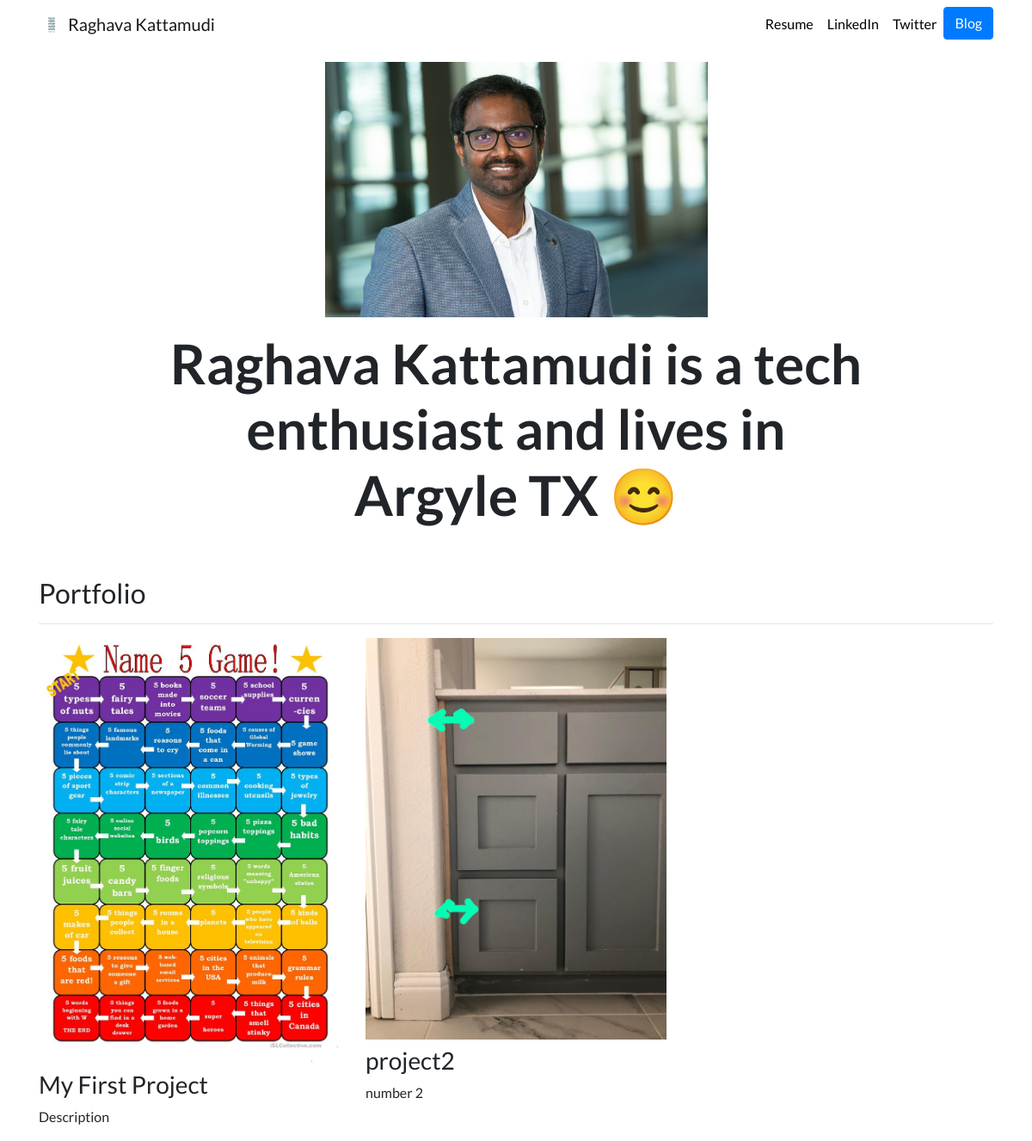
The page / on the database its author committed.
### portfolio/models.py (models this page shows, shortened)
class Project(models.Model):
    title = models.CharField(max_length=100)
    description = models.CharField(max_length=250)
    image = models.ImageField(upload_to = 'portfolio/images/')
    url = models.URLField(blank=True)

### portfolio/views.py (the view)
# urls.py: 2. Add a URL to urlpatterns:  path('', views.home, name='home')
def home(request):
    projects = Project.objects.all()
    return render(request,'portfolio/Home.html', {'projects':projects})

### portfolio/templates/portfolio/home.html
{% extends "portfolio/base.html" %}
{% load static %}
{% block content %}
<div class="row justify-content-center my-3">
  <div class="col-5">
    <img src="{% static 'portfolio/KR.jpg' %}" class="img-fluid">
  </div>
</div>
<div class="row justify-content-center mb-3">
  <div class="col-md-9 text-center">
    <h2 id="hometext" class="font-weight-bold">Raghava Kattamudi is a tech enthusiast and lives in Argyle TX 😊</h2>
  </div>
</div>
<h2 class="mt-5">Portfolio</h2>
<hr>
<div class="row">
  {% for project in projects %}
  <div class="col-lg-4 col-md-6">
    {% if project.url %}
    <a href="{{ project.url }}">
      <img src="{{ project.image.url }}" class="img-fluid mb-2">
    </a>
    {% else %}
    <img src="{{ project.image.url }}" class="img-fluid mb-2">
    {% endif %}
    <h3>{{ project.title }}</h3>
    <p>{{ project.description }}</p>
  </div>
  {% endfor %}
</div>
{% endblock %}

### portfolio/templates/portfolio/base.html (shortened to what this page needs)
{% load static %}
<!doctype html>
<html lang="en">
<head>
  <link rel="stylesheet" href="https://stackpath.bootstrapcdn.com/bootstrap/4.4.1/css/bootstrap.min.css">
  <link rel="stylesheet" href="{% static "portfolio/custom.css" %}">
</head>
<body>
  <nav id="topNav" class="navbar navbar-expand-md navbar-light">
    <div class="container">
      <a class="navbar-brand" href="{% url 'home' %}">
        <img src="{% static "portfolio/sapta logo.png" %}" width="30" height="30" class="d-inline-block align-top" alt="Raghava's Logo">
        <span>Raghava Kattamudi</span>
      </a>
      <div class="collapse navbar-collapse text-center" id="navbarNav">
        <ul class="navbar-nav ml-auto">
          <li class="nav-item">
            <a class="nav-link" href="{% static "portfolio/training.rtf" %}">Resume</a>
          </li>
          <li class="nav-item">
            <a class="nav-link" href="https://www.linkedin.com/in/raghavakattamudi/" target="_blank">LinkedIn</a>
          </li>
          <li class="nav-item">
            <a class="nav-link" href="https://twitter.com/harikattamudi" target="_blank">Twitter</a>
          </li>
          <li>
            <a role="button" href="{% url 'blog:all_blogs' %}" class="btn btn-primary">Blog</a>
          </li>
        </ul>
      </div>
    </div>
  </nav>
  <div class="container">
    {% block content %}{% endblock %}
  </div>
</body>
</html>

### portfolio/static/portfolio/custom.css (style rules this page uses)
.navbar-nav .nav-link { color: rgba(0,0,0,1) !important; }
body { font-family: 'Lato', sans-serif; }
@media (min-width: 992px) { #hometext { font-size: 4rem; } }

### rows shown on the page
Project: image (picture), title "My First Project", description "Description"
Project: image (picture), title "project2", description "number 2"
